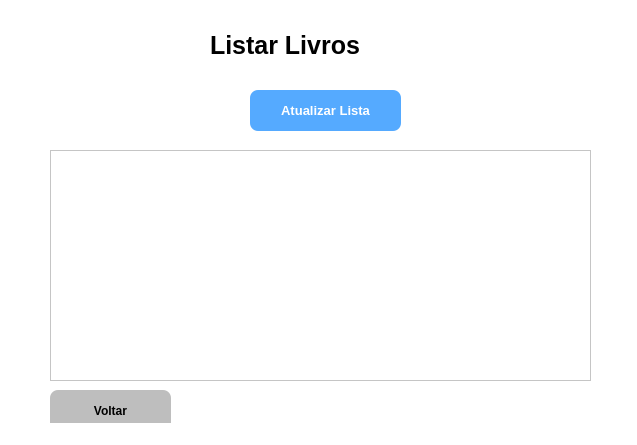
<?xml version="1.0" encoding="UTF-8"?>
<ui version="4.0">
 <class>MainWindow</class>
 <widget class="QMainWindow" name="MainWindow">
  <property name="geometry">
   <rect>
    <x>0</x>
    <y>0</y>
    <width>637</width>
    <height>445</height>
   </rect>
  </property>
  <property name="windowTitle">
   <string>Listar Livros</string>
  </property>
  <property name="styleSheet">
   <string notr="true">background-color: rgb(255, 255, 255);</string>
  </property>
  <widget class="QWidget" name="centralwidget">
   <widget class="QLabel" name="label">
    <property name="geometry">
     <rect>
      <x>210</x>
      <y>20</y>
      <width>241</width>
      <height>51</height>
     </rect>
    </property>
    <property name="font">
     <font>
      <pointsize>19</pointsize>
      <weight>75</weight>
      <bold>true</bold>
     </font>
    </property>
    <property name="text">
     <string>Listar Livros</string>
    </property>
   </widget>
   <widget class="QTableView" name="tableView">
    <property name="geometry">
     <rect>
      <x>50</x>
      <y>150</y>
      <width>541</width>
      <height>231</height>
     </rect>
    </property>
   </widget>
   <widget class="QPushButton" name="pushButton_listar">
    <property name="geometry">
     <rect>
      <x>250</x>
      <y>90</y>
      <width>151</width>
      <height>41</height>
     </rect>
    </property>
    <property name="font">
     <font>
      <pointsize>10</pointsize>
      <weight>75</weight>
      <bold>true</bold>
     </font>
    </property>
    <property name="cursor">
     <cursorShape>PointingHandCursor</cursorShape>
    </property>
    <property name="styleSheet">
     <string notr="true">background-color: rgb(85, 170, 255);
color: rgb(255, 255, 255);
 border-radius: 8px;</string>
    </property>
    <property name="text">
     <string>Atualizar Lista</string>
    </property>
   </widget>
   <widget class="QPushButton" name="pushButton_voltar">
    <property name="geometry">
     <rect>
      <x>50</x>
      <y>390</y>
      <width>121</width>
      <height>41</height>
     </rect>
    </property>
    <property name="font">
     <font>
      <weight>75</weight>
      <bold>true</bold>
     </font>
    </property>
    <property name="cursor">
     <cursorShape>PointingHandCursor</cursorShape>
    </property>
    <property name="styleSheet">
     <string notr="true"> border-radius: 8px;
background-color: rgb(190, 190, 190);</string>
    </property>
    <property name="text">
     <string>Voltar</string>
    </property>
   </widget>
  </widget>
  <widget class="QMenuBar" name="menubar">
   <property name="geometry">
    <rect>
     <x>0</x>
     <y>0</y>
     <width>637</width>
     <height>26</height>
    </rect>
   </property>
  </widget>
  <widget class="QStatusBar" name="statusbar"/>
 </widget>
 <resources/>
 <connections/>
</ui> 
